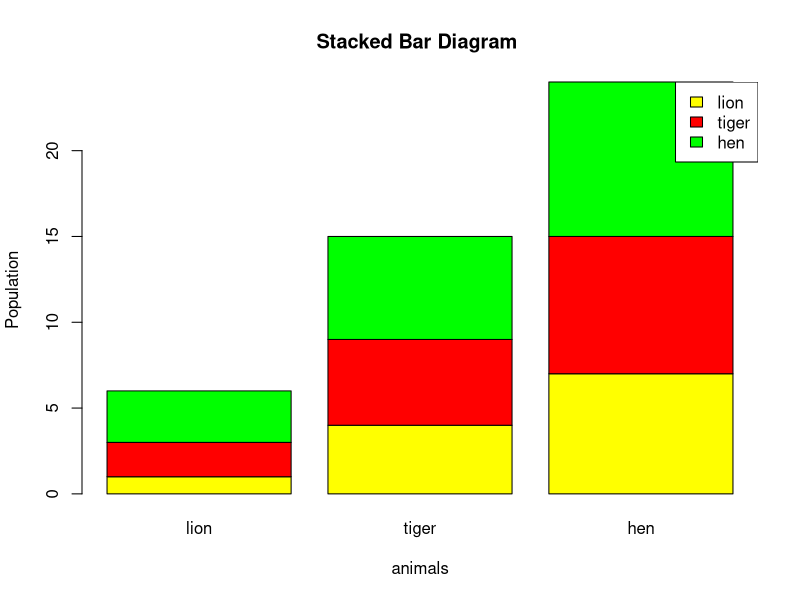

Source code (R):
#population=c(50,50,120)
# diffrence form bar diagram is that matrix is provide in arrays position
population=matrix(c(1:9),nrow=3)
labels=c("lion","tiger","hen")
myCol=c("yellow","red","green")
png("1.png")
barplot(population,col=myCol,names.arg=labels,main="Stacked Bar Diagram ",xlab="animals",ylab="Population")
legend("topright",labels,fill=myCol)
dev.off()
